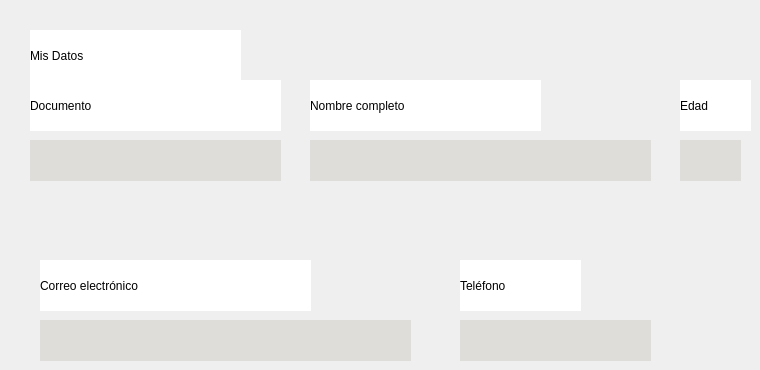
               <widget class="QWidget" name="pageMisDatos">
                <property name="styleSheet">
                 <string notr="true">QTextEdit { 
	text-align: center;
	font: 57 16pt &quot;Montserrat Bold&quot;;
	background-color: rgb(222, 221, 218);
 }</string>
                </property>
                <widget class="QLabel" name="label_2">
                 <property name="geometry">
                  <rect>
                   <x>30</x>
                   <y>30</y>
                   <width>211</width>
                   <height>51</height>
                  </rect>
                 </property>
                 <property name="styleSheet">
                  <string notr="true">background-color: rgb(255, 255, 255);
font: 81 28pt &quot;Montserrat ExtraBold&quot;;</string>
                 </property>
                 <property name="text">
                  <string>Mis Datos</string>
                 </property>
                </widget>
                <widget class="QLabel" name="label_4">
                 <property name="geometry">
                  <rect>
                   <x>30</x>
                   <y>80</y>
                   <width>251</width>
                   <height>51</height>
                  </rect>
                 </property>
                 <property name="styleSheet">
                  <string notr="true">font: 75 20pt &quot;Montserrat Bold&quot;;
background-color: rgb(255, 255, 255);</string>
                 </property>
                 <property name="text">
                  <string>Documento</string>
                 </property>
                </widget>
                <widget class="QLabel" name="label_5">
                 <property name="geometry">
                  <rect>
                   <x>310</x>
                   <y>80</y>
                   <width>231</width>
                   <height>51</height>
                  </rect>
                 </property>
                 <property name="styleSheet">
                  <string notr="true">font: 75 20pt &quot;Montserrat Bold&quot;;
background-color: rgb(255, 255, 255);</string>
                 </property>
                 <property name="text">
                  <string>Nombre completo</string>
                 </property>
                </widget>
                <widget class="QLabel" name="label_6">
                 <property name="geometry">
                  <rect>
                   <x>680</x>
                   <y>80</y>
                   <width>71</width>
                   <height>51</height>
                  </rect>
                 </property>
                 <property name="styleSheet">
                  <string notr="true">font: 75 20pt &quot;Montserrat Bold&quot;;
background-color: rgb(255, 255, 255);</string>
                 </property>
                 <property name="text">
                  <string>Edad</string>
                 </property>
                </widget>
                <widget class="QLabel" name="label_7">
                 <property name="geometry">
                  <rect>
                   <x>40</x>
                   <y>260</y>
                   <width>271</width>
                   <height>51</height>
                  </rect>
                 </property>
                 <property name="styleSheet">
                  <string notr="true">font: 75 20pt &quot;Montserrat Bold&quot;;
background-color: rgb(255, 255, 255);</string>
                 </property>
                 <property name="text">
                  <string>Correo electrónico</string>
                 </property>
                </widget>
                <widget class="QLabel" name="label_8">
                 <property name="geometry">
                  <rect>
                   <x>460</x>
                   <y>260</y>
                   <width>121</width>
                   <height>51</height>
                  </rect>
                 </property>
                 <property name="styleSheet">
                  <string notr="true">font: 75 20pt &quot;Montserrat Bold&quot;;
background-color: rgb(255, 255, 255);</string>
                 </property>
                 <property name="text">
                  <string>Teléfono</string>
                 </property>
                </widget>
                <widget class="QTextEdit" name="DocumentoL">
                 <property name="geometry">
                  <rect>
                   <x>30</x>
                   <y>140</y>
                   <width>251</width>
                   <height>41</height>
                  </rect>
                 </property>
                 <property name="frameShape">
                  <enum>QFrame::NoFrame</enum>
                 </property>
                 <property name="frameShadow">
                  <enum>QFrame::Raised</enum>
                 </property>
                 <property name="lineWidth">
                  <number>1</number>
                 </property>
                 <property name="verticalScrollBarPolicy">
                  <enum>Qt::ScrollBarAlwaysOff</enum>
                 </property>
                 <property name="horizontalScrollBarPolicy">
                  <enum>Qt::ScrollBarAsNeeded</enum>
                 </property>
                 <property name="autoFormatting">
                  <set>QTextEdit::AutoNone</set>
                 </property>
                 <property name="textInteractionFlags">
                  <set>Qt::TextSelectableByKeyboard|Qt::TextSelectableByMouse</set>
                 </property>
                </widget>
                <widget class="QTextEdit" name="NombreL">
                 <property name="geometry">
                  <rect>
                   <x>310</x>
                   <y>140</y>
                   <width>341</width>
                   <height>41</height>
                  </rect>
                 </property>
                 <property name="frameShape">
                  <enum>QFrame::NoFrame</enum>
                 </property>
                 <property name="textInteractionFlags">
                  <set>Qt::TextSelectableByKeyboard|Qt::TextSelectableByMouse</set>
                 </property>
                </widget>
                <widget class="QTextEdit" name="CorreoL">
                 <property name="geometry">
                  <rect>
                   <x>680</x>
                   <y>140</y>
                   <width>61</width>
                   <height>41</height>
                  </rect>
                 </property>
                 <property name="frameShape">
                  <enum>QFrame::NoFrame</enum>
                 </property>
                 <property name="textInteractionFlags">
                  <set>Qt::TextSelectableByKeyboard|Qt::TextSelectableByMouse</set>
                 </property>
                </widget>
                <widget class="QTextEdit" name="EdadL">
                 <property name="geometry">
                  <rect>
                   <x>40</x>
                   <y>320</y>
                   <width>371</width>
                   <height>41</height>
                  </rect>
                 </property>
                 <property name="frameShape">
                  <enum>QFrame::NoFrame</enum>
                 </property>
                 <property name="textInteractionFlags">
                  <set>Qt::TextSelectableByKeyboard|Qt::TextSelectableByMouse</set>
                 </property>
                </widget>
                <widget class="QTextEdit" name="TelefonoL">
                 <property name="geometry">
                  <rect>
                   <x>460</x>
                   <y>320</y>
                   <width>191</width>
                   <height>41</height>
                  </rect>
                 </property>
                 <property name="frameShape">
                  <enum>QFrame::NoFrame</enum>
                 </property>
                 <property name="textInteractionFlags">
                  <set>Qt::TextSelectableByKeyboard|Qt::TextSelectableByMouse</set>
                 </property>
                </widget>
               </widget>
